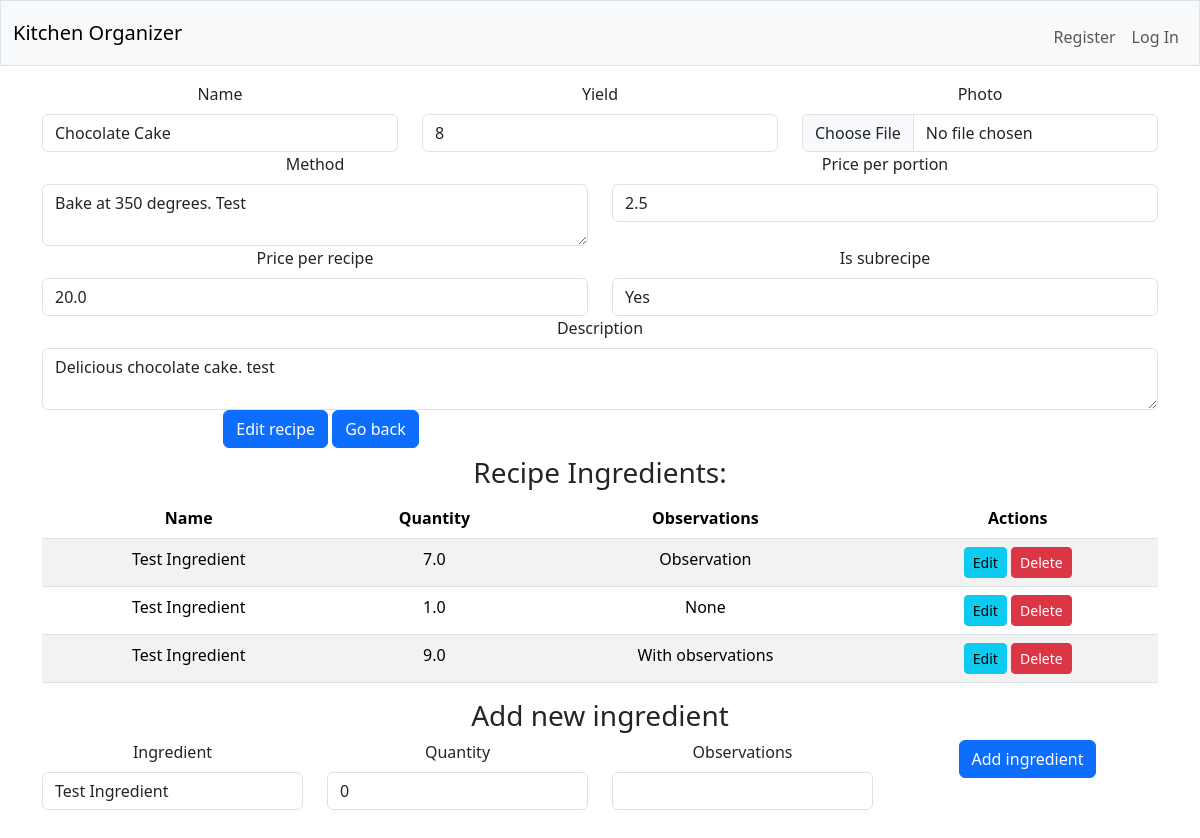
Screenshot of /add_recipe?id=1 with the database file from the repository.
### tables this page shows
CREATE TABLE recipes (id INTEGER PRIMARY KEY, name TEXT, yield INTEGER, method TEXT, photo TEXT, price_portion REAL, price_total REAL, description TEXT, created_by INTEGER, date_created TIMESTAMP DEFAULT CURRENT_TIMESTAMP , last_updated TIMESTAMP DEFAULT CURRENT_TIMESTAMP, is_subrecipe BOOLEAN);

CREATE TABLE recipe_ingredients (id INTEGER PRIMARY KEY, recipe_id INTEGER, ingredient_id INTEGER, quantity REAL, date_created TIMESTAMP DEFAULT CURRENT_TIMESTAMP, last_updated TIMESTAMP DEFAULT CURRENT_TIMESTAMP, obs TEXT);

CREATE TABLE ingredients (id INTEGER PRIMARY KEY, name TEXT, type INTEGER, quantity REAL, unit TEXT, yield INTEGER, price_unit REAL, adjusted_price REAL, vat_percentage INTEGER, price_with_vat REAL, supplier INTEGER, allergens TEXT, obs TEXT, adjusted_price_with_vat REAL);

### app.py (the view, shortened to what this page needs)
@app.route("/add_recipe", methods=["GET"])
def add_recipe():
    if request.method == "GET":
        if request.args.get("delete") == 'true':
            db.execute(
                "DELETE FROM recipes WHERE id = ?", request.args.get("id")
            )
            return redirect("/recipes")
        if request.args.get("id"):
            id = request.args.get("id")
            recipe = db.execute(
                "SELECT * FROM recipes WHERE id = ?", id
            )[0]
            page_title = "Edit recipe"
            is_edit = "true"
            ingredients_options= db.execute(
                "SELECT id, name FROM ingredients"
            )
            ingredients_list = db.execute(
                "SELECT ri.*, i.name AS name FROM recipe_ingredients as ri JOIN ingredients AS i ON ri.ingredient_id = i.id WHERE recipe_id = ?", id
            )
            return render_template("add_recipe.html", page_title=page_title, recipe=recipe, is_edit=is_edit, ingredients_list=ingredients_list,ingredients_options=ingredients_options)
    return render_template("apology.html")

### app.py (called while the page is built)
@app.after_request
def after_request(response):
    response.headers["Cache-Control"] = "no-cache, no-store, must-revalidate"
    response.headers["Expires"] = 0
    response.headers["Pragma"] = "no-cache"
    return response

### templates/add_recipe.html (shortened to what this page needs)
{% extends "layout.html" %}
{% block main %}
<div class="mb-3">
    <form action="/recipes" method="post" enctype="multipart/form-data">
        <div class="row">
            <div class="col-md-4">
              <div class="form-group">
                <label for="name" class="form-label">Name</label>
                <input type="text" name="name" placeholder="recipe name" class="form-control" value="{{recipe.name}}">
              </div>
            </div>
            <div class="col-md-4">
              <div class="form-group">
                <label for="yield" class="form-label">Yield</label>
                <input type="number" id="yield" name="yield" class="form-control" value="{{recipe.yield}}">
              </div>
            </div>
            <div class="col-md-4">
              <div class="form-group">
                <label for="photo" class="form-label">Photo</label>
                <input type="file" id="photo" name="photo" class="form-control">
              </div>
            </div>
          </div>
          <div class="row">
            <div class="col-md-6">
              <div class="form-group">
                <label for="method" class="form-label">Method</label>
                <textarea id="method" name="method" class="form-control">{{recipe.method}}</textarea>
              </div>
            </div>
            <div class="col-md-6">
              <div class="form-group">
                <label for="price_portion" class="form-label">Price per portion</label>
                <input type="number" id="price_portion" name="price_portion" step="0.01" class="form-control" value="{{recipe.price_portion}}">
              </div>
            </div>
          </div>
          <div class="row">
            <div class="col-md-6">
              <div class="form-group">
                <label for="price_total" class="form-label">Price per recipe</label>
                <input type="number" id="price_total" name="price_total" step="0.01" class="form-control" value="{{recipe.price_total}}">
              </div>
            </div>
            <div class="col-md-6">
              <div class="form-group">
                <label for="is_subrecipe" class="form-label">Is subrecipe</label>
                <select name="is_subrecipe" id="is_subrecipe" required class="form-control">
                    <option value=1 {% if recipe.is_subrecipe == 1 %}selected{% endif %}>Yes</option>
                </select>
              </div>
            </div>
          </div>
          <div class="row">
            <div class="col-md-12">
              <div class="form-group">
                <label for="description" class="form-label">Description</label>
                <textarea id="description" name="description" class="form-control" >{{recipe.description}}</textarea>
              </div>
            </div>
          </div>
        <div class="col-md-6">
            <button type="submit" class="btn btn-primary">{{ page_title }}</button>
          </form>
            <button type="button" onclick="history.back()" class="btn btn-primary">Go back</button>
        </div>
      {% include 'recipe_ingredients.html' %}
{% endblock %}

### templates/recipe_ingredients.html (shortened to what this page needs)
<div class="mt-2">
    <h3>Recipe Ingredients: </h3>
    <table class="table table-striped">
        <thead>
        <tr>
            <th scope="col">Name</th>
            <th scope="col">Quantity</th>
            <th scope="col">Observations</th>
            <th scope="col">Actions</th>
        </tr>
        </thead>
        <tbody>
            {% for ingredient in ingredients_list %}
                <tr>
                    <form action="/recipe_ingredient" method="post">
                        <td><span class="ingredient_{{ingredient.id}}">{{ingredient.name}}</span>
                        </td>
                        <td><span class="ingredient_{{ingredient.id}}">{{ingredient.quantity}}</span>
                        </td>
                        <td>
                            <span class="ingredient_{{ingredient.id}}" >{{ingredient.obs}}</span>
                        </td>
                        <td><a class="btn btn-info btn-sm edit-button ingredient_{{ingredient.id}}" id={{ingredient.id}}>Edit</a>
                            <a href="/recipe_ingredient?ingredient_id={{ingredient.id}}&recipe_id={{recipe.id}}&delete=true" class="btn btn-danger btn-sm ingredient_{{ingredient.id}}" onclick="return confirm('Are you sure you want to delete?')">Delete</a>
                        </td>
                    </form>
                </tr>
            {% endfor %}
        </tbody>
    </table>
    <form action="/recipe_ingredient" method="post">
    <div class="row" id="ingredient">
        <h3>Add new ingredient</h3>
        <div class="col-md-3">
          <div class="form-group">
            <label for="description" class="form-label">Ingredient</label>
            <select name="ingredient_id" id="ingredient_id" required class="form-control">
              {% for ingredient in ingredients_options %}
              <option value={{ingredient.id}}>{{ingredient.name}}</option>
              {% endfor %}
            </select>
          </div>
        </div>
        <div class="col-md-3">
            <div class="form-group">
                <label for="price_total" class="form-label">Quantity</label>
                <input type="number" id="ingredient_quantity" name="ingredient_quantity" step="0.01" class="form-control" value=0>
            </div>
        </div>
        <div class="col-md-3">
            <div class="form-group">
                <label for="obs" class="form-label">Observations</label>
                <input type="text" id="ingredient_observations" name="ingredient_observations" class="form-control" value="">
            </div>
        </div>
        <div class="col-md-3">
            <button type="submit" class="btn btn-primary">Add ingredient</button>
        </div>
      </div>
    </form>
</div>

### rows the page displays
recipes: name "Chocolate Cake", yield "8", method "Bake at 350 degrees. Test", price_portion "2.5", price_total "20.0", is_subrecipe "Yes", description "Delicious chocolate cake. test"
recipe_ingredients: name "Test Ingredient", quantity "7.0", obs "Observation"
recipe_ingredients: name "Test Ingredient", quantity "1.0", obs "None"
recipe_ingredients: name "Test Ingredient", quantity "9.0", obs "With observations"

### other values shown
{{ page_title }} "Edit recipe"
form field ingredient_id "Test Ingredient"
